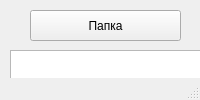
<?xml version="1.0" encoding="UTF-8"?>
<ui version="4.0">
 <class>MainWindow</class>
 <widget class="QMainWindow" name="MainWindow">
  <property name="windowTitle">
   <string>MainWindow</string>
  </property>
  <widget class="QWidget" name="centralwidget">
   <widget class="QListWidget" name="files_list">
    <property name="geometry">
     <rect>
      <x>10</x>
      <y>50</y>
      <width>221</width>
      <height>501</height>
     </rect>
    </property>
   </widget>
   <widget class="QPushButton" name="dir_btn">
    <property name="geometry">
     <rect>
      <x>30</x>
      <y>10</y>
      <width>151</width>
      <height>31</height>
     </rect>
    </property>
    <property name="text">
     <string>Папка</string>
    </property>
   </widget>
   <widget class="QWidget" name="horizontalLayoutWidget">
    <property name="geometry">
     <rect>
      <x>240</x>
      <y>480</y>
      <width>441</width>
      <height>31</height>
     </rect>
    </property>
    <layout class="QHBoxLayout" name="horizontalLayout">
     <item>
      <widget class="QPushButton" name="left_btn_2">
       <property name="text">
        <string>Вліво</string>
       </property>
      </widget>
     </item>
     <item>
      <widget class="QPushButton" name="right_btn">
       <property name="text">
        <string>Впараво</string>
       </property>
      </widget>
     </item>
     <item>
      <widget class="QPushButton" name="mirror_btn">
       <property name="text">
        <string>Дзеркально</string>
       </property>
      </widget>
     </item>
     <item>
      <widget class="QPushButton" name="sharp_btn">
       <property name="text">
        <string>Різкість</string>
       </property>
      </widget>
     </item>
     <item>
      <widget class="QPushButton" name="bw_btn">
       <property name="text">
        <string>Чорнобіло</string>
       </property>
      </widget>
     </item>
    </layout>
   </widget>
   <widget class="QLabel" name="photo_lb">
    <property name="geometry">
     <rect>
      <x>250</x>
      <y>240</y>
      <width>47</width>
      <height>13</height>
     </rect>
    </property>
    <property name="text">
     <string>картинка</string>
    </property>
   </widget>
  </widget>
  <widget class="QMenuBar" name="menubar">
   <property name="geometry">
    <rect>
     <x>0</x>
     <y>0</y>
     <width>762</width>
     <height>21</height>
    </rect>
   </property>
  </widget>
  <widget class="QStatusBar" name="statusbar"/>
 </widget>
 <resources/>
 <connections/>
</ui>
